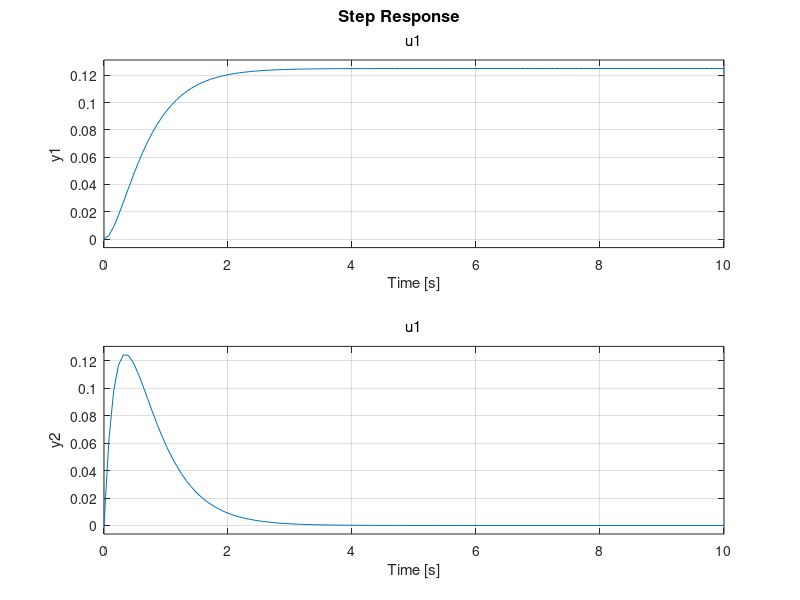
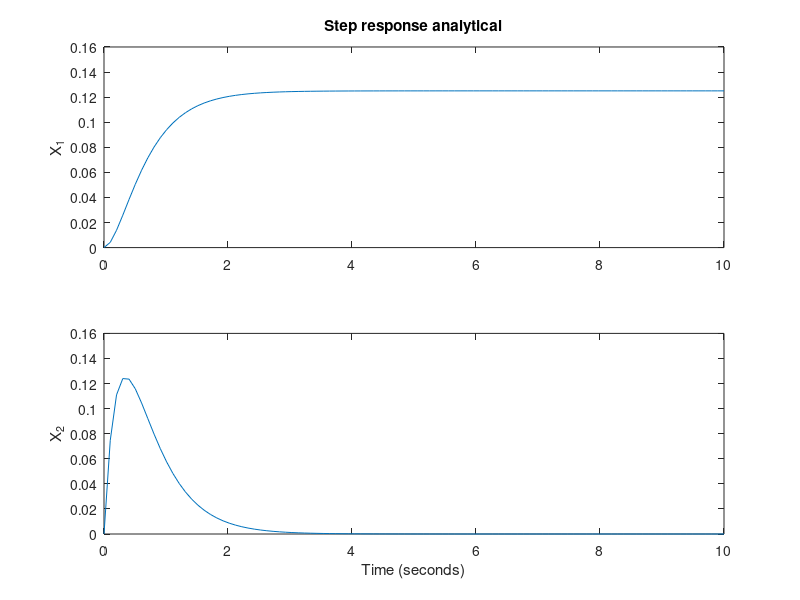

Source code (MATLAB) for these figures, in order:
%% MECH 513-Control Systems
% Assignment 1 - Part 1, Question 7, NE 2.5 from Williams and Lawrence. 
% Vassili Korotkine 16/09/2018

close all;clear all;clc
A=[0,1;-8,-6]; B=[0;1];
C=eye(2); D=zeros(1,1);

mySys=ss(A,B,C,D);

figure(1)
step(mySys,10)

%Check against analytical
myT=linspace(0,10,100);
x1_an=arrayfun(@(t) 1/8*1-1/4*exp(-2*t)+1/8*exp(-4*t),myT);
x2_an=arrayfun(@(t) 0.5*exp(-2*t)-0.5*exp(-4*t), myT);

figure(2)
subplot(2,1,1)
plot(myT, x1_an)
ylabel('X_1')
title('Step response analytical')
subplot(2,1,2)
plot(myT, x2_an)
ylabel('X_2')
xlabel('Time (seconds)')